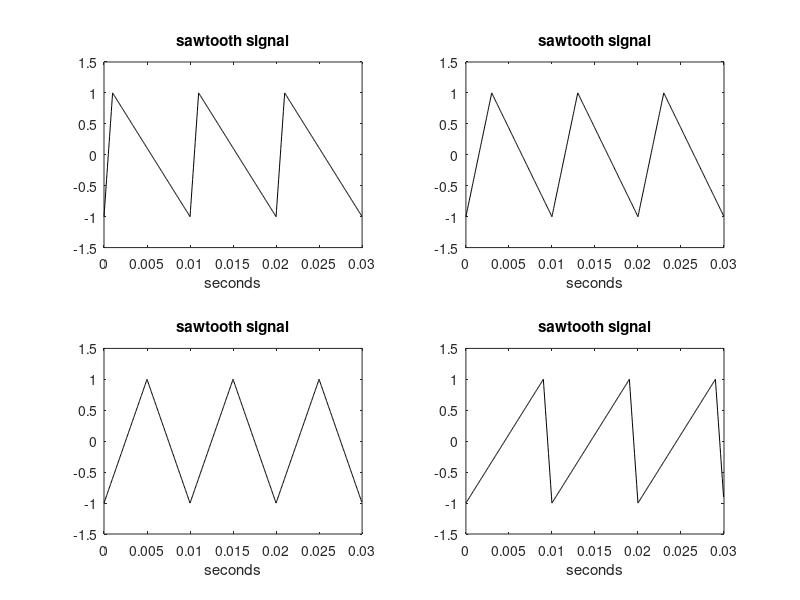

MATLAB code for this plot:
% Sawtooth signals
fy=100; %signal frequency in Hz
wy=2*pi*fy; %signal frequency in rad/s
duy=0.03; %signal duration in seconds
fs=20000; %sampling frequency in Hz
tiv=1/fs; %time interval between samples;
t=0:tiv:(duy-tiv); %time intervals set

% plotting
% The shape of the sawtooth signal can be modified using a width specification
y=sawtooth(wy*t,0.1); %signal data set (width 0.1)
subplot(2,2,1); plot(t,y,'k'); %plots figure
axis([0 duy -1.5 1.5]);
xlabel('seconds'); title('sawtooth signal');

y=sawtooth(wy*t,0.3); %signal data set (width 0.3)
subplot(2,2,2); plot(t,y,'k'); %plots figure
axis([0 duy -1.5 1.5]);
xlabel('seconds'); title('sawtooth signal');

y=sawtooth(wy*t,0.5); %signal data set (width 0.5)
subplot(2,2,3); plot(t,y,'k'); %plots figure
axis([0 duy -1.5 1.5]);
xlabel('seconds'); title('sawtooth signal');

y=sawtooth(wy*t,0.9); %signal data set (width 0.9)
subplot(2,2,4); plot(t,y,'k'); %plots figure
axis([0 duy -1.5 1.5]);
xlabel('seconds'); title('sawtooth signal');